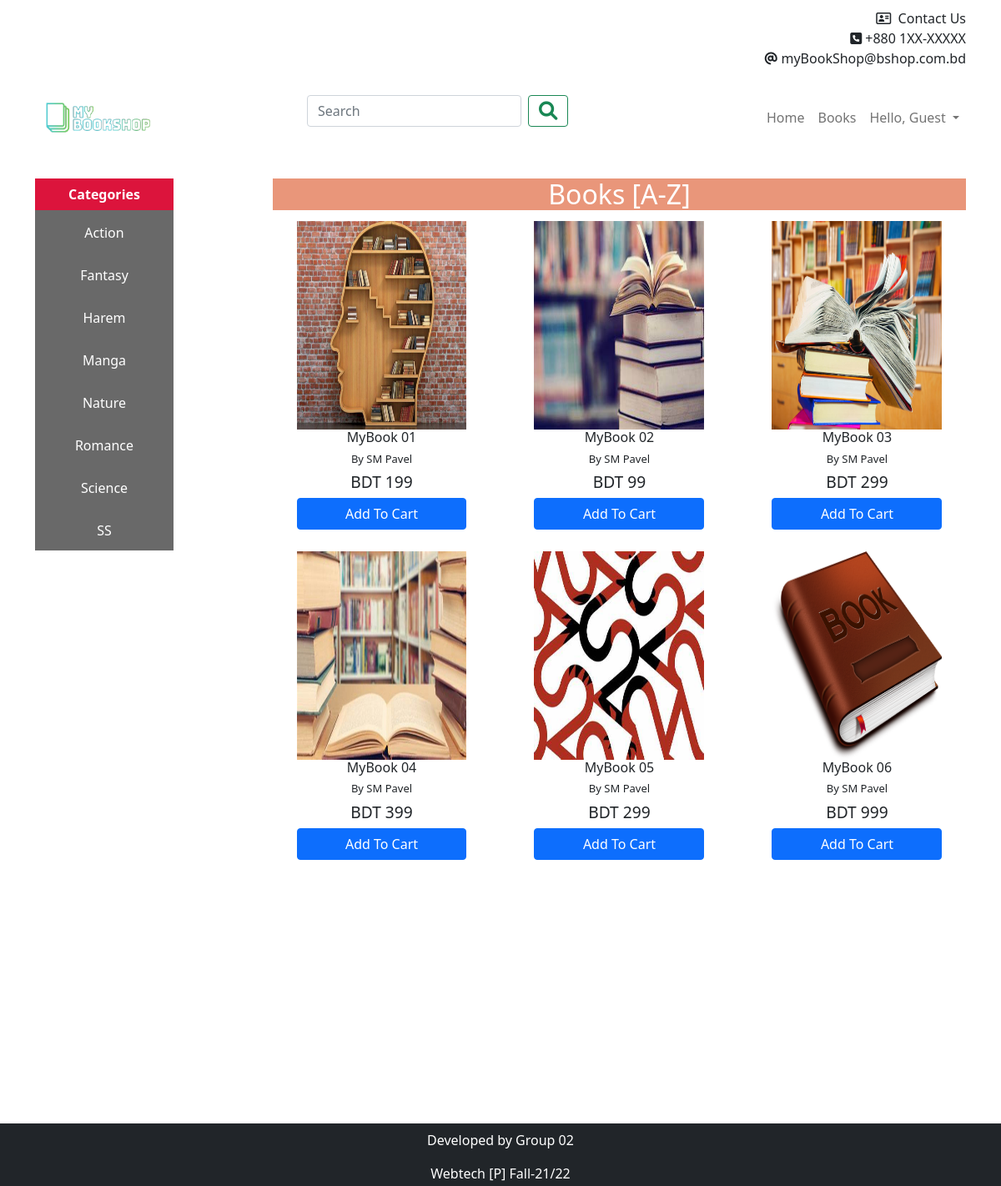
The app's page /wt-project/user/books.php with its own data.
### tables this page shows
CREATE TABLE `categories` (
  `id` int(11) NOT NULL,
  `categories` varchar(20) NOT NULL
);

CREATE TABLE `bookdetails` (
  `id` int(11) NOT NULL,
  `bookname` varchar(50) NOT NULL,
  `author` varchar(50) NOT NULL,
  `price` varchar(5) NOT NULL,
  `category` varchar(20) NOT NULL,
  `isbn` varchar(50) DEFAULT '',
  `description` varchar(500) NOT NULL,
  `image` varchar(100) NOT NULL
);

### wt-project/user/books.php (the view, shortened to what this page needs)
<?php
    require_once 'header.php';
    $output="";
?>
<div class="container">
    <div class="row">
        <div class="col-sm-2">
            <table class="table table-borderless table-hover" style="text-align: center;">
                <thead>
                    <tr style="background-color: crimson;">
                        <th scope="row" style="color: white;">Categories</th>
                        </tr>
                </thead>
                <tbody>
                    <?php
                    $conn = mysqli_connect('localhost', 'root','','mybookshop');
                    $sql = "SELECT categories FROM categories";
                    $result = mysqli_query($conn, $sql);
                    if(mysqli_num_rows($result)>0){
                        ?>
                        <?php
                        while($row = mysqli_fetch_assoc($result)){
                            ?>
                            <tr style="background-color: dimgray;">
                                <td>
                                    <div class="d-grid gap-2" style="height: 35px;">
                                        <form action="searchbook.php" method="post">
                                        <button class="btn" name="searchbook" type="submit" value="<?= $row['categories'] ?>" style="color: white;"><?= $row['categories'] ?>
                                        </button>
                                    </form>
                                    </div>
                                </td>
                            </tr>
                            <?php
                        }
                    }
                    ?>
                </tbody>
            </table>
        </div>
        <div class="col-sm-1"> </div>
        <div class="col-sm-9">
            <div class="tag"><h2>Books [A-Z]</h2></div>
            <div class="row" style="padding-bottom: 50px;">
                <?php
                    $sql = "SELECT * FROM bookdetails ORDER BY bookname";
                    $result = mysqli_query($conn, $sql);
                    if(mysqli_num_rows($result)>0){
                        while($row = mysqli_fetch_assoc($result)){
                            $img = str_replace("../","/wt-project/", $row['image']);
                            $output .=
                                '<div class="col-sm-4" style="padding:5px 15px; text-align: center;">
                                    <img src="'.$img.'" width="80%" height="250px">
                                    <h3 style="font-size: medium;">'.$row['bookname'].'</h5>
                                    <h5 style="font-size: small;">By '.$row['author'].'</h5>
                                    <h5 style="font-size: larger;">BDT '.$row['price'].'</h5>
                                    <form name="form" method="post">
                                        <input type="hidden" name="bookid" id="bookid'.$row['id'].'" value="'.$row['id'].'">
                                        <input type="hidden" name="bookname" id="bookname'.$row['id'].'" value="'.$row['bookname'].'">
                                        <input type="hidden" name="image" id="image'.$row['id'].'" value="'.$row['image'].'">
                                        <input type="hidden" name="price" id="price'.$row['id'].'" value="'.$row['price'].'">';
                                        if(!isset($_SESSION['user_status'])){
                                            $output .=
                                                '<input type="submit" name="submit" value="Add To Cart" class="btn btn-primary login" style="width: 80%">';
                                        }
                                        else{
                                            $output .=
                                                '<button type="button" id="'.$row['id'].'" class="btn btn-primary xbtn" style="width: 80%">Add To Cart</button>';
                                        }
                            $output .=
                                '</form>
                                </div>';
                        }
                    }
                    echo $output;
                ?>
            </div>
        </div>
    </div>
</div>
<?php
    require_once 'footer.php';
?>

### wt-project/user/css/header.css (style rules this page uses)
.container { padding-bottom: 25px; }
.tag { text-align: center; color: white; background-color: darksalmon; }

### records on screen
categories: categories "Action"
categories: categories "Fantasy"
categories: categories "Harem"
categories: categories "Manga"
categories: categories "Nature"
categories: categories "Romance"
categories: categories "Science"
categories: categories "SS"
bookdetails: image (picture), bookname "MyBook 01", author "SM Pavel", price "199"
bookdetails: image (picture), bookname "MyBook 02", author "SM Pavel", price "99"
bookdetails: image (picture), bookname "MyBook 03", author "SM Pavel", price "299"
bookdetails: image (picture), bookname "MyBook 04", author "SM Pavel", price "399"
bookdetails: image (picture), bookname "MyBook 05", author "SM Pavel", price "299"
bookdetails: image (picture), bookname "MyBook 06", author "SM Pavel", price "999"
